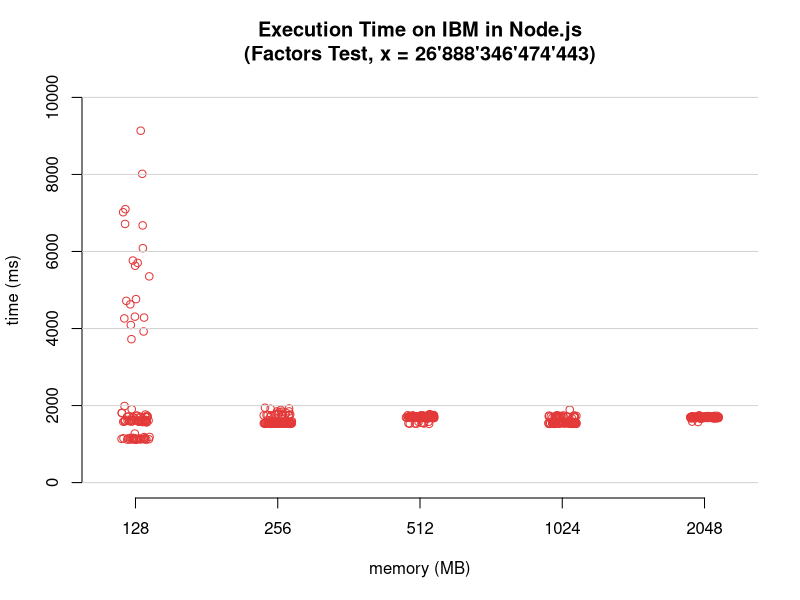

Here is the R script that generated this plot:
input <- read.csv("raw_general_ibm_node_data.csv",header=T,sep=",")
png(file = "scatterplot_general_ibm_node.png", width=1000, height=1000, units="px", pointsize=24)
stripchart(input$measured_ms ~ input$memory_mb, pch = 21, frame = FALSE, vertical = TRUE, method = "jitter", main = "Execution Time on IBM in Node.js\n(Factors Test, x = 26'888'346'474'443)", xlab = "memory (MB)", ylab = "time (ms)", ylim = c(0, 10000), col = c("#E33939", "#E33939", "#E33939", "#E33939", "#E33939"))
grid (NULL,NULL,nx=0,col = "lightgray")
